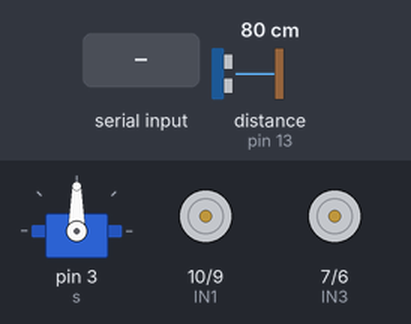
A sketch run on a simulated Arduino Uno, built with avr-gcc and run on an emulated ATmega328P. On the bench: servo, motor-driver pin pairs drawn as motors (green arrow = first pin HIGH = forward, orange = second pin HIGH = backward, longer = more drive, scaled by the enable pin). The test bench sets the inputs (shaded band); at power-on: distance to the obstacle (sensor on pin 13) 80 cm.

Above: at 1.2 s.
1.3 s: "4" received over Serial
At 2.0 s:
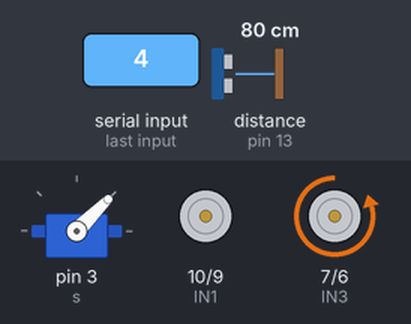
3.6 s: "1" received over Serial
At 4.7 s:
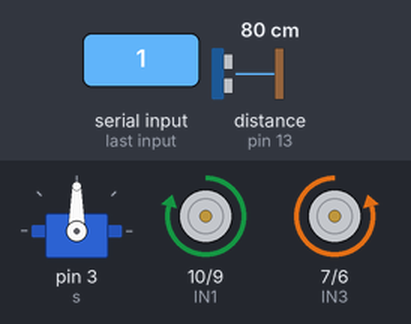
5.4 s: "2" received over Serial
At 5.7 s:
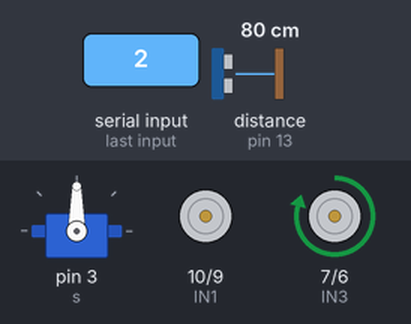
7.4 s: "5" received over Serial
At 8.1 s:
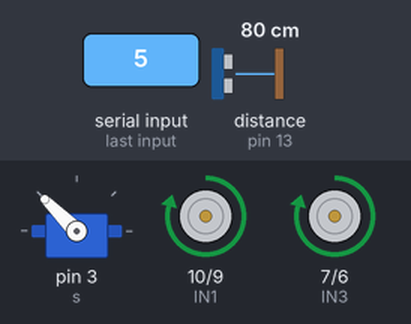
Timing chart, 0 to 10.4 s (numbered marks = the images above; inputs shaded):
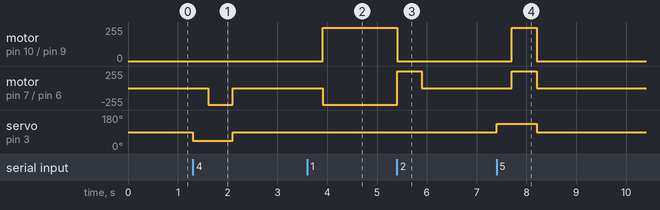

Measured:
- after the input at 1.3 s, motor on pin 7 (IN3) / pin 6 (IN4): stopped → backward 250/255 after 0.31 s, → stopped 0.50 s later; servo on pin 3 (s): 90° → 45° at once, → 90° 0.81 s later
- after the input at 3.6 s, motor on pin 10 (IN1) / pin 9 (IN2): stopped → forward 250/255 after 0.31 s; motor on pin 7 (IN3) / pin 6 (IN4): stopped → backward 250/255 after 0.31 s
- after the input at 5.4 s, motor on pin 10 (IN1) / pin 9 (IN2): forward 250/255 → stopped at once; motor on pin 7 (IN3) / pin 6 (IN4): backward 250/255 → forward 250/255 at once, → stopped 0.50 s later
- after the input at 7.4 s, motor on pin 10 (IN1) / pin 9 (IN2), motor on pin 7 (IN3) / pin 6 (IN4): stopped → forward 250/255 after 0.31 s, → stopped 0.50 s later; servo on pin 3 (s): 90° → 135° at once, → 90° 0.81 s later

The sketch:

sketch_jul11a.ino
```cpp
#include <Ultrasonic.h>
#include <Servo.h>

Servo s = Servo();
Ultrasonic u = Ultrasonic(12, 13);

int ENA = 11;
int IN1 = 10;
int IN2 = 9;

int ENB = 5;
int IN3 = 7;
int IN4 = 6;

void setup() {
  // put your setup code here, to run once:
  s.attach(3);

  pinMode(ENA, OUTPUT);
  pinMode(IN1, OUTPUT);
  pinMode(IN2, OUTPUT);
  analogWrite(ENA, 250);

  pinMode(ENB, OUTPUT);
  pinMode(IN3, OUTPUT);
  pinMode(IN4, OUTPUT);
  analogWrite(ENB, 250);

  Serial.begin(9600);

}

void loop() {
  // put your main code here, to run repeatedly:

  int x = Serial.read();

  //FORWARD
  if(x == '1'){
    s.write(90);
    delay(300);
    int d = u.read();

    if(d > 20){
      digitalWrite(10, HIGH);
      digitalWrite(8, LOW);
      digitalWrite(6, HIGH);
      digitalWrite(7, LOW);
    }
  }

  //BACKWARD
  if(x == '2'){
    digitalWrite(10, LOW);
    digitalWrite(8, HIGH);
    digitalWrite(6, LOW);
    digitalWrite(7, HIGH);
    delay(500);
    digitalWrite(10, LOW);
    digitalWrite(8, LOW);
    digitalWrite(6, LOW);
    digitalWrite(7, LOW);
  }

  //STOP
  if(x == '3'){
    digitalWrite(10, LOW);
    digitalWrite(8, LOW);
    digitalWrite(6, LOW);
    digitalWrite(7, LOW);
  }

  //TURNRIGHT
  if(x == '4'){
    s.write(45);
    delay(300);
    int d = u.read();

    if(d > 20){
      digitalWrite(10, LOW);
      digitalWrite(8, HIGH);
      digitalWrite(6, HIGH);
      digitalWrite(7, LOW);
      delay(500);
      digitalWrite(10, LOW);
      digitalWrite(8, LOW);
      digitalWrite(6, LOW);
      digitalWrite(7, LOW);
    }
    s.write(90);
  }

  //TURNLEFT
  if(x == '5'){
    s.write(135);
    delay(300);
    int d = u.read();

    if(d > 20){
      digitalWrite(6, LOW);
      digitalWrite(7, HIGH);
      digitalWrite(10, HIGH);
      digitalWrite(8, LOW);
      delay(500);
      digitalWrite(10, LOW);
      digitalWrite(8, LOW);
      digitalWrite(6, LOW);
      digitalWrite(7, LOW);
    }
    s.write(90);
  }

}
```
